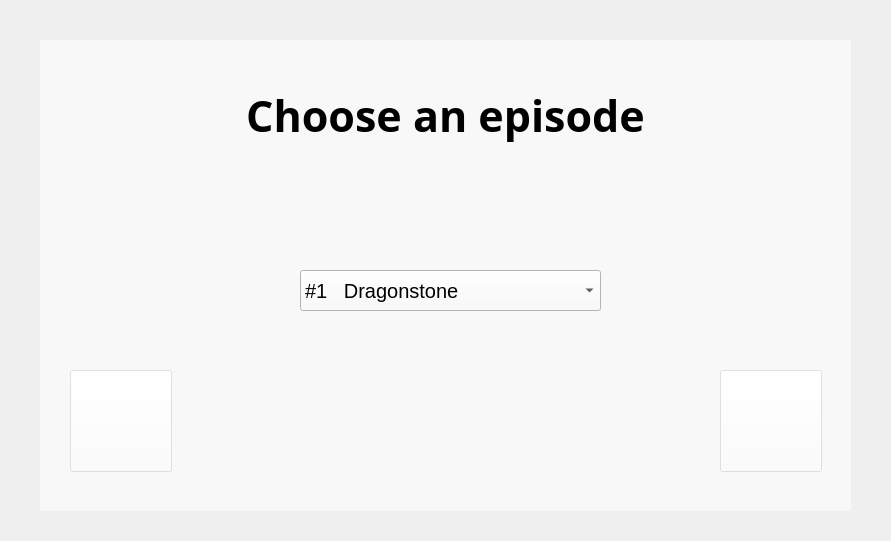
<?xml version="1.0" encoding="UTF-8"?>
<ui version="4.0">
 <class>Form</class>
 <widget class="QWidget" name="Form">
  <property name="geometry">
   <rect>
    <x>0</x>
    <y>0</y>
    <width>891</width>
    <height>541</height>
   </rect>
  </property>
  <property name="windowTitle">
   <string>Form</string>
  </property>
  <widget class="QComboBox" name="comboBox">
   <property name="geometry">
    <rect>
     <x>300</x>
     <y>270</y>
     <width>301</width>
     <height>41</height>
    </rect>
   </property>
   <property name="font">
    <font>
     <pointsize>15</pointsize>
    </font>
   </property>
   <property name="styleSheet">
    <string notr="true">background-color:  rgb(250,250,250);</string>
   </property>
   <item>
    <property name="text">
     <string>#1   Dragonstone</string>
    </property>
   </item>
   <item>
    <property name="text">
     <string>#2   Stormborn</string>
    </property>
   </item>
   <item>
    <property name="text">
     <string>#3   The Queen''s Justice</string>
    </property>
   </item>
   <item>
    <property name="text">
     <string>#4   The Spoils of War</string>
    </property>
   </item>
   <item>
    <property name="text">
     <string>#5   Eastwatch</string>
    </property>
   </item>
   <item>
    <property name="text">
     <string>#6   Beyond the Wall</string>
    </property>
   </item>
   <item>
    <property name="text">
     <string>#7   The Dragon and the Wolf</string>
    </property>
   </item>
  </widget>
  <widget class="QLabel" name="headline">
   <property name="geometry">
    <rect>
     <x>0</x>
     <y>40</y>
     <width>891</width>
     <height>151</height>
    </rect>
   </property>
   <property name="font">
    <font>
     <family>Levenim MT</family>
     <pointsize>32</pointsize>
     <weight>75</weight>
     <bold>true</bold>
    </font>
   </property>
   <property name="text">
    <string>Choose an episode</string>
   </property>
   <property name="alignment">
    <set>Qt::AlignCenter</set>
   </property>
  </widget>
  <widget class="QLabel" name="label">
   <property name="geometry">
    <rect>
     <x>-10</x>
     <y>0</y>
     <width>921</width>
     <height>611</height>
    </rect>
   </property>
   <property name="text">
    <string/>
   </property>
   <property name="pixmap">
    <pixmap>../pictures/winter1.jpeg</pixmap>
   </property>
  </widget>
  <widget class="QLabel" name="label_2">
   <property name="geometry">
    <rect>
     <x>40</x>
     <y>40</y>
     <width>811</width>
     <height>471</height>
    </rect>
   </property>
   <property name="styleSheet">
    <string notr="true">background-color:  rgb(255,255,255,150);</string>
   </property>
   <property name="text">
    <string/>
   </property>
  </widget>
  <widget class="QPushButton" name="next_button">
   <property name="geometry">
    <rect>
     <x>720</x>
     <y>370</y>
     <width>102</width>
     <height>102</height>
    </rect>
   </property>
   <property name="font">
    <font>
     <pointsize>15</pointsize>
    </font>
   </property>
   <property name="styleSheet">
    <string notr="true">background-color:  rgb(255,255,255,100);

</string>
   </property>
   <property name="inputMethodHints">
    <set>Qt::ImhNone</set>
   </property>
   <property name="text">
    <string/>
   </property>
   <property name="icon">
    <iconset>
     <normaloff>../buttons/tran_right.png</normaloff>../buttons/tran_right.png</iconset>
   </property>
   <property name="iconSize">
    <size>
     <width>80</width>
     <height>80</height>
    </size>
   </property>
  </widget>
  <widget class="QPushButton" name="back_button">
   <property name="geometry">
    <rect>
     <x>70</x>
     <y>370</y>
     <width>102</width>
     <height>102</height>
    </rect>
   </property>
   <property name="font">
    <font>
     <pointsize>15</pointsize>
    </font>
   </property>
   <property name="styleSheet">
    <string notr="true">background-color:  rgb(255,255,255,100);

</string>
   </property>
   <property name="text">
    <string/>
   </property>
   <property name="icon">
    <iconset>
     <normaloff>../buttons/icons8-reply-arrow-100.png</normaloff>../buttons/icons8-reply-arrow-100.png</iconset>
   </property>
   <property name="iconSize">
    <size>
     <width>80</width>
     <height>80</height>
    </size>
   </property>
  </widget>
  <zorder>label</zorder>
  <zorder>label_2</zorder>
  <zorder>comboBox</zorder>
  <zorder>headline</zorder>
  <zorder>next_button</zorder>
  <zorder>back_button</zorder>
 </widget>
 <resources/>
 <connections/>
</ui>
